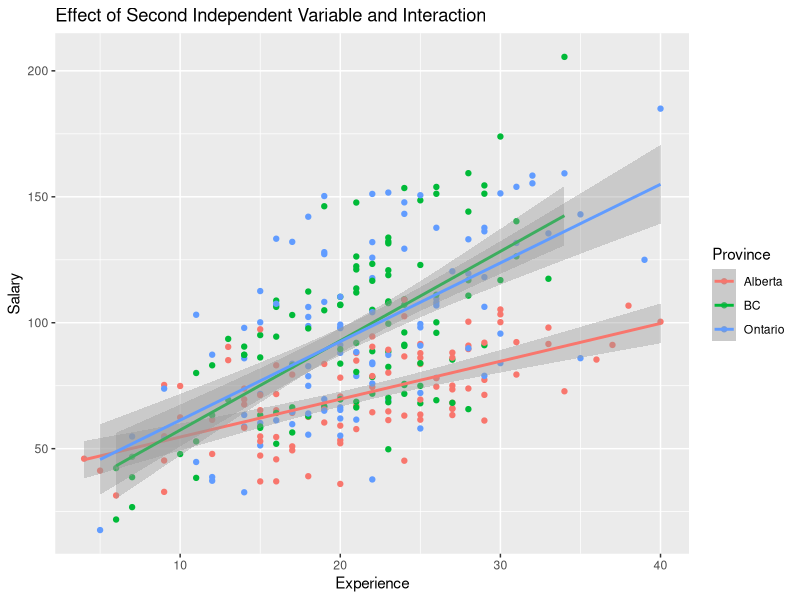
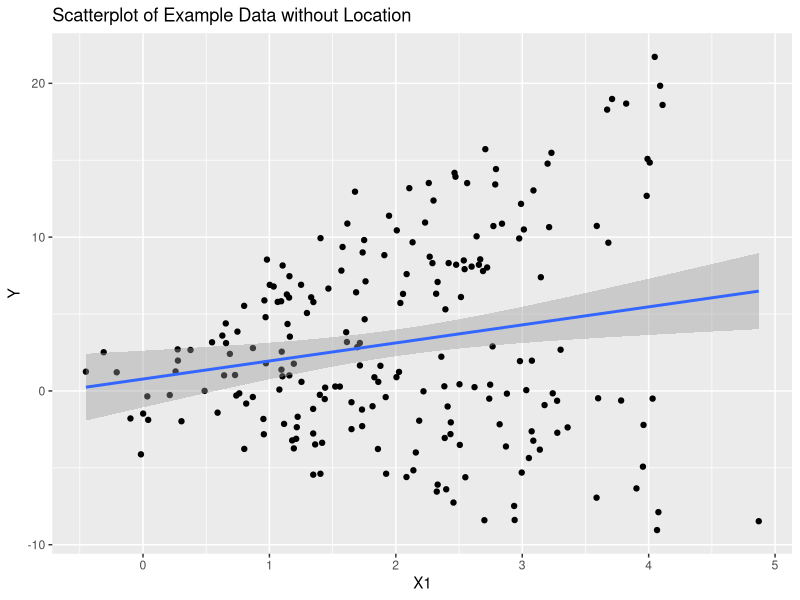
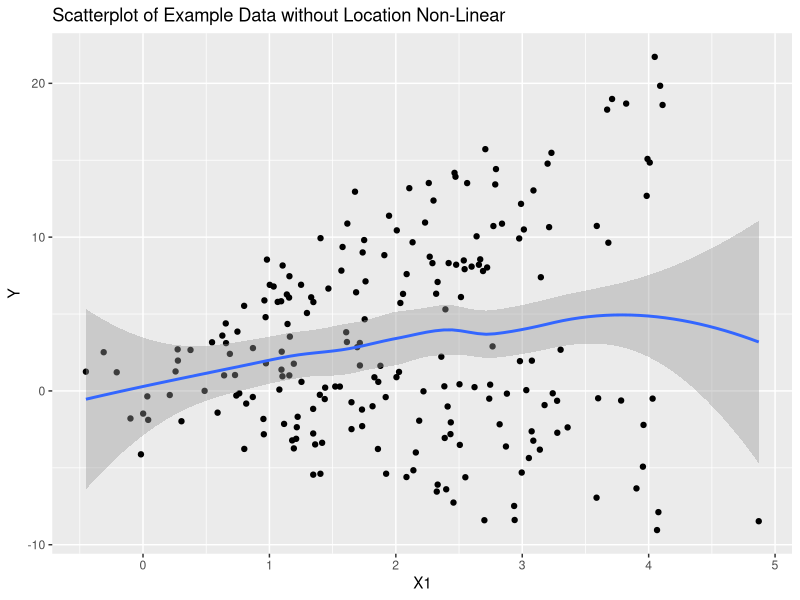

R code for these plots, in order:
## ---- chunk 1

set.seed(2020)

Study_Hours <- round(rnorm(323,7,2),digits = 1)
Entry_Exam <- round(rnorm(323,70,8),digits=1)
P <- c("BC","Alberta","Other")
Province <- sample(P,323,replace = TRUE)
Science_Score <- round(0.2*Study_Hours + 
                         0.12*Entry_Exam + 
                         (0.8*Study_Hours*0.1*Entry_Exam) +
                         as.numeric(Province == "BC")*6 +
                         as.numeric(Province == "Alberta")*2 +
                         rnorm(323,0,10),digits = 1)


Scores <- data.frame(Study_Hours = Study_Hours,
                     Entry_Exam = Entry_Exam,
                     Province = Province,
                     Science_Score = ifelse(Science_Score > 100, 99.9,
                                            Science_Score))

rm(P,Study_Hours,Entry_Exam,Province)
## ---- chunk 2

#lm1$coefficients


## ---- chunk 3

library(dplyr)

# Scores.1 <- Scores %>%
#   sample_n(10, replace = FALSE)



## ---- chunk 4




## ---- chunk 5


## ---- chunk 6

lm6 <- lm(formula = Science_Score ~ Study_Hours + Entry_Exam + Study_Hours:Entry_Exam + Province, data = Scores)

summary(lm6)
## ---- chunk 7

Wages <- read.csv("Wages.csv")


## ---- chunk 8

# y ~ 1



## ---- chunk 9




## ---- chunk 10



## ---- chunk 11



## ---- chunk 12



## ---- chunk 13

library(ggplot2)

ggplot(data = Wages, mapping = aes(y = Salary, x = Experience, color = Province))+
         geom_point() +
         geom_smooth(method = "lm")+
  labs(title = "Effect of Second Independent Variable and Interaction")


## ---- chunk 14




## ---- chunk 15



## ---- chunk 16


lmALL <- lm(formula = Salary ~ ., data = Wages)
summary(lmALL)

## ---- chunk 17

set.seed(2)

X1 <- rnorm(210,2,1)
L <- c("Kamloops","Kelowna","Vernon","Merritt")
Location <- sample(L,210,replace = TRUE)

Y <- X1 + 4*as.numeric(Location == "Kamloops")*X1 + (-1)*as.numeric(Location == "Kelowna")*X1 + 2*as.numeric(Location == "Vernon")*X1 + (-3)*as.numeric(Location == "Merritt")*X1 + rnorm(210,0,2) 


Data <- data.frame(Y = Y,
                   Location = Location,
                   X1 = X1)



## ---- chunk 18

library(ggplot2)

ggplot(data = Data, mapping = aes(y = Y, x = X1))+
         geom_point() +
         geom_smooth(method = "lm")+
  labs(title = "Scatterplot of Example Data without Location")



ggplot(data = Data, mapping = aes(y = Y, x = X1))+
         geom_point() +
         geom_smooth()+
  labs(title = "Scatterplot of Example Data without Location Non-Linear")




# ggplot(data = Data, mapping = aes(y = Y, x = X1, color = Location))+
#          geom_point() +
#          geom_smooth(method = "lm")+
#   labs(title = "Effect of Second Independent Variable and Interaction")


